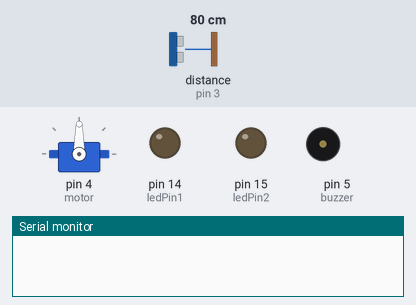
Bench run of a sketch on a simulated Arduino Leonardo, built with avr-gcc and run on an emulated ATmega32U4. On the bench: servo, output pins drawn as LEDs (lit = HIGH), buzzer (waves = sounding, pin HIGH), the last lines printed to the serial monitor. Wiring (inferred from the names in the program): ultrasonic range finder: trigger pin 2; echo pin 3. Inputs (shaded band) come from the test bench; at power-on: distance to the obstacle (sensor on pin 3) 80 cm. The echo pulse lasts 58.3 µs per cm; pins used as bus, display or sensor lines are not drawn.

Above: at 0.1 s.
2.3 s: distance to the obstacle (sensor on pin 3) set to 28 cm
At 3.4 s:
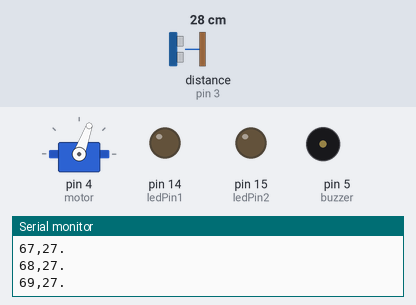
5.3 s: distance to the obstacle (sensor on pin 3) set to 23 cm
At 5.9 s:
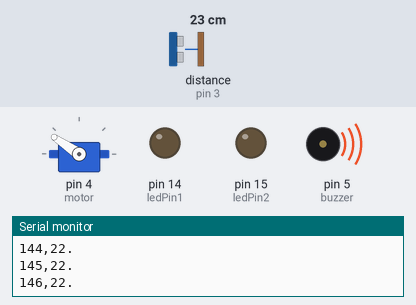
11.3 s: distance to the obstacle (sensor on pin 3) set to 35 cm
At 12.4 s:
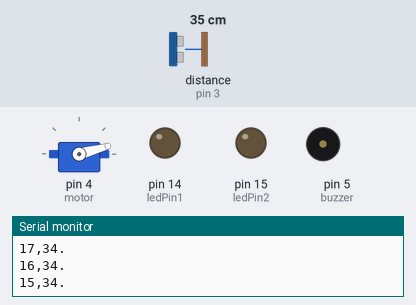
14.3 s: distance to the obstacle (sensor on pin 3) set to 250 cm
17.3 s: distance to the obstacle (sensor on pin 3) set to 60 cm
20.3 s: distance to the obstacle (sensor on pin 3) set to 2 cm
At 21.2 s:
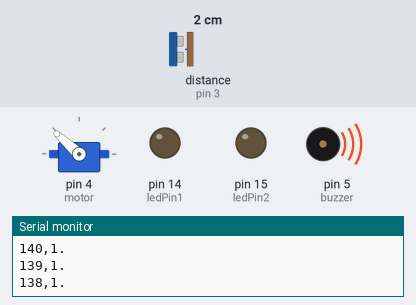
Timing chart, 0 to 26.4 s (numbered marks = the images above; inputs shaded):
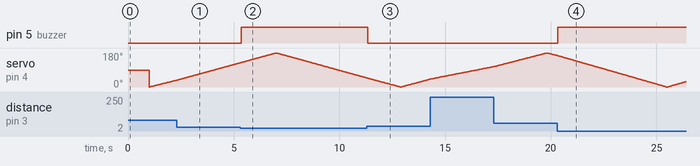

The sketch:

arduinofile.ino
```cpp
#include <SoftwareSerial.h>
#include <Wire.h>
#include <Servo.h>
//#include <LiquidCrystal.h>

SoftwareSerial Serial1(10,11);//RX,TX
Servo myservo;
//LiquidCrystal lcd(7, 6, 5, 4, 3, 2);

int pos = 15;
const int trigPin = 2;
const int echoPin = 3;
const int motor = 4;
const int buzzer = 5;
const int ledPin1 = 14;
const int ledPin2 = 15;
int distanceCm, DistanceSec,duration;

void setup() {
  Serial.begin(9600);
  Serial1.begin(9600);
  myservo.attach(motor);
//  lcd.begin(16,2);
  pinMode(trigPin, OUTPUT);
  pinMode(buzzer, OUTPUT);
  pinMode(echoPin, INPUT);
  pinMode(motor, OUTPUT);
  pinMode(ledPin1, OUTPUT);
  pinMode(ledPin2, OUTPUT);
  DistanceSec=20;
  delay(1000);
}

void loop() {
  for (pos = 0; pos <= 180; pos += 1) {
    myservo.write(pos);
//    delay(80);
    distanceCm = calculateDistance();
    Serial.println(String(pos) + "," + String(distanceCm)+".");
//    Serial1.println(distanceCm);
//    Serial1.println(String(pos) + "," + String(distanceCm));
delay(30);
    if (distanceCm < 25){
      digitalWrite(buzzer, HIGH);
    } else {
      digitalWrite(buzzer, LOW);
    }
  }
  for (pos = 180; pos >= 0; pos -= 1) {
    myservo.write(pos);
//    delay(80);
    distanceCm = calculateDistance();
    Serial.println(String(pos) + "," + String(distanceCm)+".");
//    Serial1.println(distanceCm);
//    Serial1.println(String(pos) + "," + String(distanceCm));
delay(30);
    if (distanceCm < 25){
      digitalWrite(buzzer, HIGH);
    } else {
      digitalWrite(buzzer, LOW);
    }
  }
}

int calculateDistance(){
  digitalWrite(trigPin, LOW);
  delayMicroseconds(2);
  digitalWrite(trigPin, HIGH);
  delayMicroseconds(10);
  digitalWrite(trigPin, LOW);
  duration = pulseIn(echoPin, HIGH);
  distanceCm= duration*0.034/2;
  return distanceCm;
}
```

Measured:
- the behaviour switches between 26 and 25 cm on distance to the obstacle (sensor on pin 3) (found by bisection; images 1 and 2)
- after the input at 5.3 s, pin 5 (buzzer): LOW → HIGH after 0.06 s
- after the input at 11.3 s, pin 5 (buzzer): HIGH → LOW after 0.05 s
- after the input at 20.3 s, pin 5 (buzzer): LOW → HIGH at once
